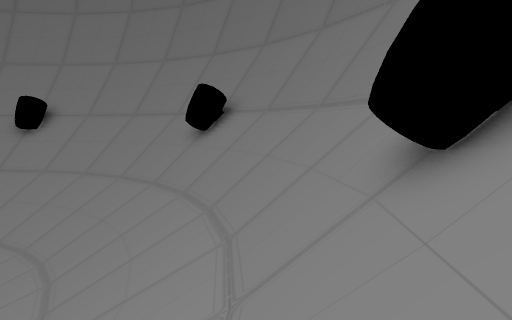
view 1 (above)

16 first-person views from a walk through a scene from a Unity 3-D project. The camera is 1.2 m above the floor, tilts 6° down and sees 75° across. The floor is counted in squares, 1 m on a side. Each view is taken from the middle of a square. On the plan, view 1 faces up. The plan holds only what a view shows up to about 14 squares ahead; the rest is blank. The place goes on beyond the plan. The player character is not drawn. Some animated figures are not drawn.

view 2
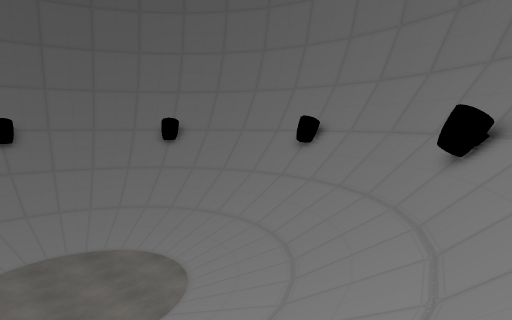

view 3
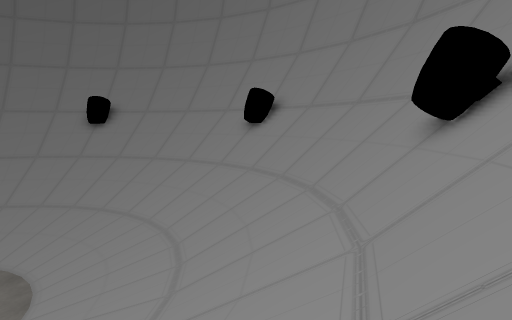

view 4
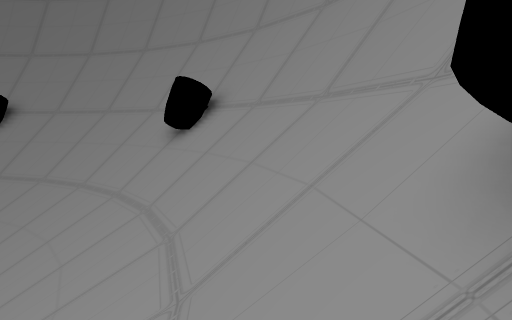

view 5
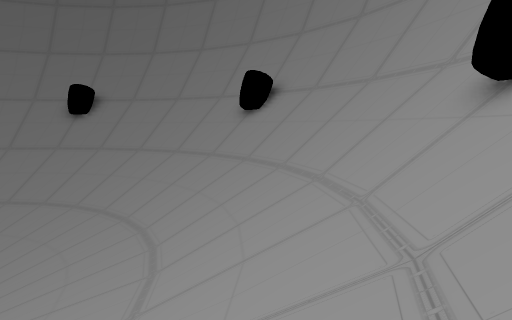

view 6
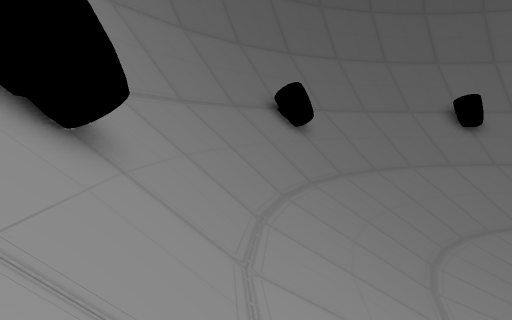

view 7
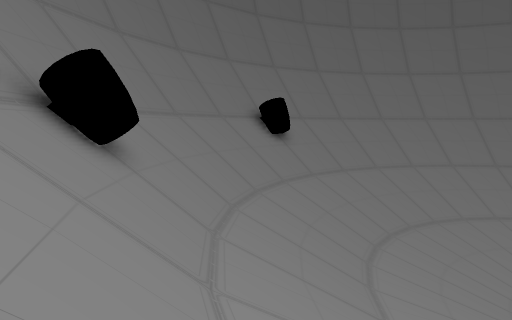

view 8
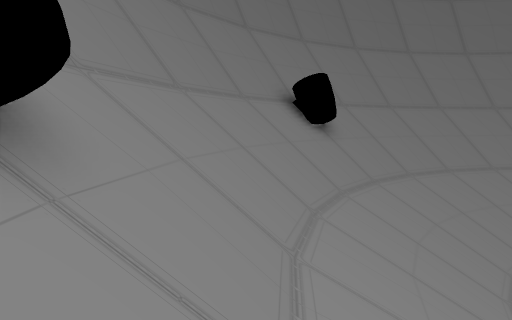

view 9
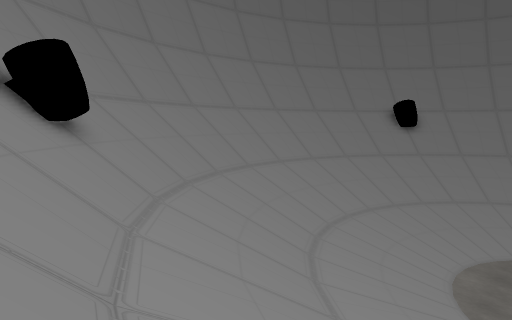

view 10
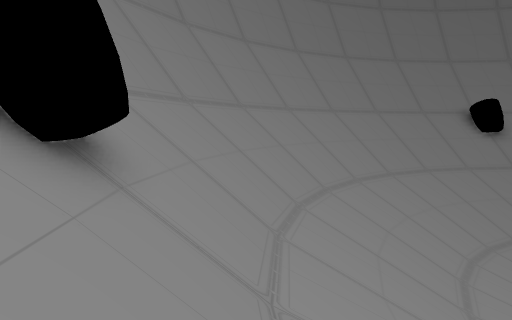

view 11
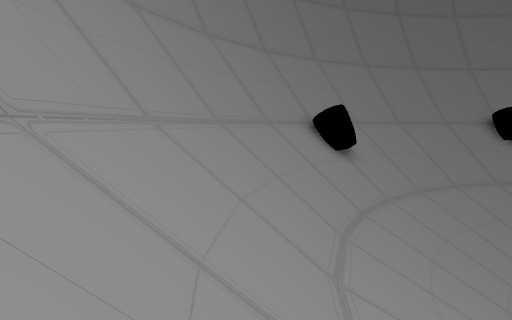

view 12
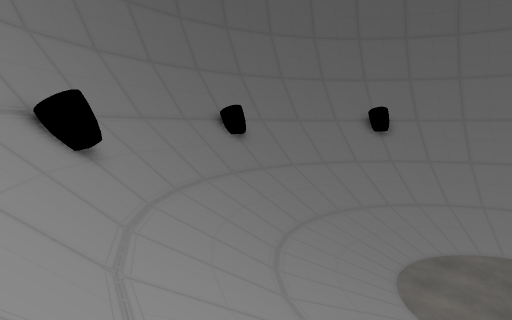

view 13
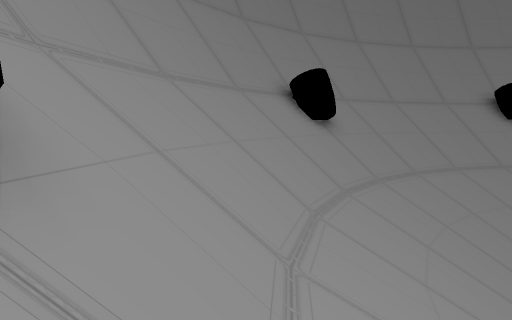

view 14
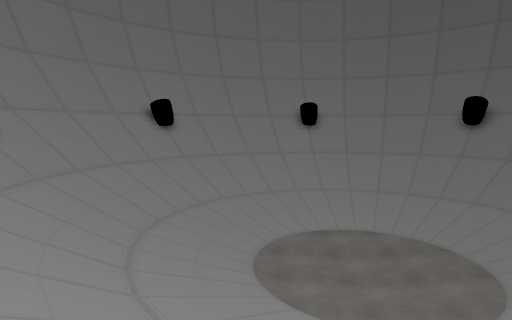

view 15
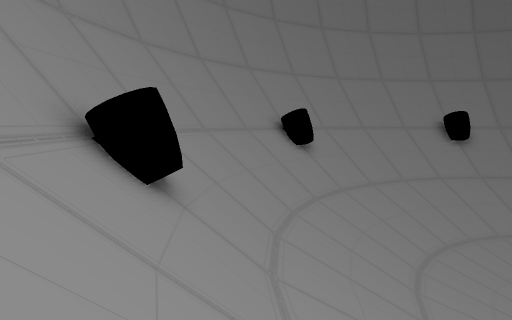

view 16
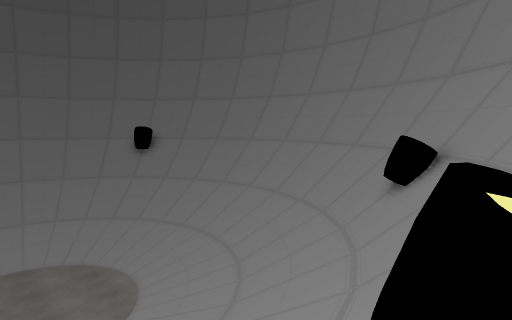

### Floor plan
Key: @ floor where view 1 was taken; # wall or solid block; . main floor; - floor 0.25 m lower than the main floor; / step, stairs or slope; = window, fence, low wall or low ledge; O other object.
Columns run from 24 left of view 1 to 3 right of it. Each row starts with its distance up from view 1.
 17          ##########
 16       #####==OO==#####
 15      ###=////OO////=###
 14     ##=//////////////=##
 13    ##=//////////////// ##
 12   ##OO////////////////OO##
 11  ##=/O////////////////O/=##
 10  ##//////////////////////##
  9 ##=//////////////////////=##
  8 ##////////////////////////##
  7 #=////////////////////////=#
  6 #=//////////....//////////=#
  5 #//////////......//////////#
  4 #O////////........////////O#
  3 #OO///////...--...///////OO#
  2 #/////////......../////////#
  1 #//////////......//////////#
  0 #=//////////....////////@/=#
 -1 #=////////////////////////=#
 -2 ##////////////////////////##
 -3 ##=//////////////////////=##
 -4  ##//////////////////////##
 -5  ####O////////////////OO###
 -6   ##=O////////////////O###
 -7    ##=////////////////=##
 -8     ###=////////////=###
 -9      ####=////////=####
-10        ######==######
-11            ######

Where each view was taken, in squares from view 1:
view 1: 0 up, 0 right, facing up
view 2: 0 up, 1 right, facing up-left
view 3: 5 up, 0 right, facing up-left
view 4: 10 up, 2 left, facing up-left
view 5: 12 up, 6 left, facing left
view 6: 13 up, 6 left, facing down-right
view 7: 9 up, 1 left, facing down
view 8: 5 up, 0 right, facing down
view 9: 2 up, 0 right, facing down-left
view 10: 2 down, 1 left, facing down-left
view 11: 8 down, 8 left, facing left
view 12: 8 down, 10 left, facing up-left
view 13: 5 down, 17 left, facing up-left
view 14: 7 down, 14 left, facing up
view 15: 2 down, 21 left, facing up
view 16: 5 up, 23 left, facing down-right
